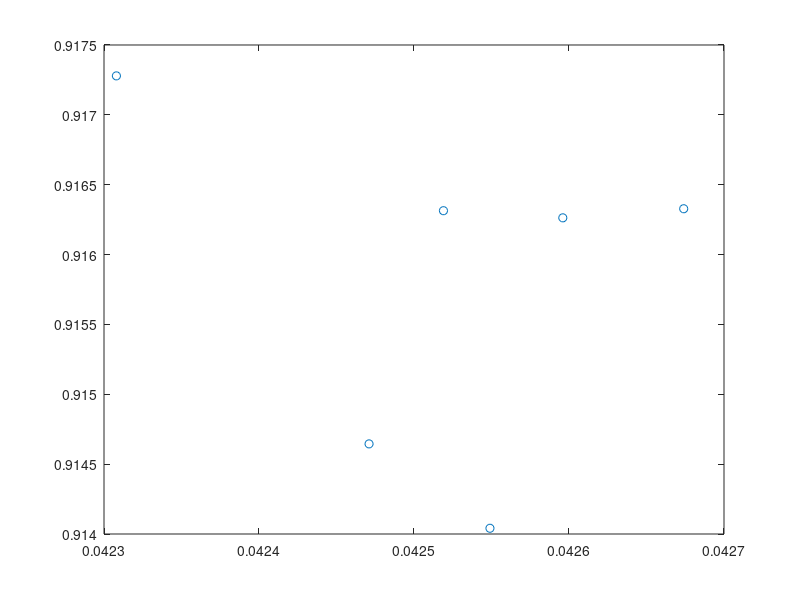

The MATLAB source for this figure:
x = [.001875 .00375 .0075 .015 .03 .044 .05 .075];
y = [.979892 .97393 .955205 .940164 .921561 .917351 .917677 .945704];
%%
t=linspace(0,max(x)*1.2);
plot(x,y,'o',t,polyval(polyfit(x,y,2),t));
%%
data = [0.042308 0.917279
0.042471 0.914645
0.042519 0.916314
0.042549 0.914041
0.042596 0.916263
0.042674 0.916328];
x = data(:,1); y = data(:,2);

plot(x,y,'o')
